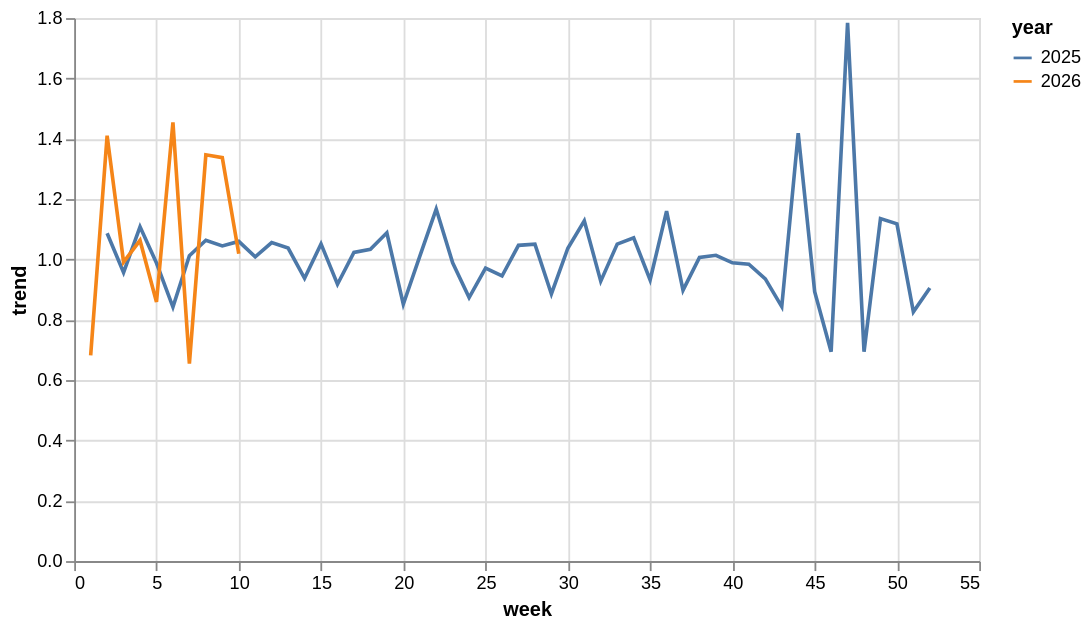

Here is the notebook cell this chart was saved with:
### Markdown cell above
## Rychlé přehledy

### Code cell
alt.Chart(
    do_grafu_celorepublika,
    width=500,
    height=300
).mark_line(
).encode(
    alt.X('week:Q'),
    alt.Y('trend:Q'),
    alt.Color('year:N')
)

### Figure 1 — Vega-Lite specification as saved in the notebook (floating-point values rounded to 4 significant figures)
{"config": {"view": {"continuousWidth": 300, "continuousHeight": 300}}, "data": {"name": "data-4d9cd10a931616ed39176aae48c9cfa8"}, "mark": {"type": "line"}, "encoding": {"color": {"field": "year", "type": "nominal"}, "x": {"field": "week", "type": "quantitative"}, "y": {"field": "trend", "type": "quantitative"}}, "height": 300, "width": 500, "$schema": "https://vega.github.io/schema/vega-lite/v6.1.0.json", "datasets": {"data-4d9cd10a931616ed39176aae48c9cfa8": [{"year": 2025, "week": 1, "effort_diff": 1085.0, "trend": null}, {"year": 2025, "week": 2, "effort_diff": 1179.0, "trend": 1.087}, {"year": 2025, "week": 3, "effort_diff": 1128.0, "trend": 0.9567}, {"year": 2025, "week": 4, "effort_diff": 1250.0, "trend": 1.108}, {"year": 2025, "week": 5, "effort_diff": 1235.0, "trend": 0.988}, {"year": 2025, "week": 6, "effort_diff": 1040.0, "trend": 0.8421}, {"year": 2025, "week": 7, "effort_diff": 1053.0, "trend": 1.012}, {"year": 2025, "week": 8, "effort_diff": 1120.0, "trend": 1.064}, {"year": 2025, "week": 9, "effort_diff": 1170.0, "trend": 1.045}, {"year": 2025, "week": 10, "effort_diff": 1240.0, "trend": 1.06}, {"year": 2025, "week": 11, "effort_diff": 1251.0, "trend": 1.009}, {"year": 2025, "week": 12, "effort_diff": 1321.0, "trend": 1.056}, {"year": 2025, "week": 13, "effort_diff": 1371.0, "trend": 1.038}, {"year": 2025, "week": 14, "effort_diff": 1285.0, "trend": 0.9373}, {"year": 2025, "week": 15, "effort_diff": 1351.0, "trend": 1.051}, {"year": 2025, "week": 16, "effort_diff": 1240.0, "trend": 0.9178}, {"year": 2025, "week": 17, "effort_diff": 1269.0, "trend": 1.023}, {"year": 2025, "week": 18, "effort_diff": 1312.0, "trend": 1.034}, {"year": 2025, "week": 19, "effort_diff": 1428.0, "trend": 1.088}, {"year": 2025, "week": 20, "effort_diff": 1216.0, "trend": 0.8515}, {"year": 2025, "week": 21, "effort_diff": 1228.0, "trend": 1.01}, {"year": 2025, "week": 22, "effort_diff": 1433.0, "trend": 1.167}, {"year": 2025, "week": 23, "effort_diff": 1417.0, "trend": 0.9888}, {"year": 2025, "week": 24, "effort_diff": 1238.0, "trend": 0.8737}, {"year": 2025, "week": 25, "effort_diff": 1202.0, "trend": 0.9709}, {"year": 2025, "week": 26, "effort_diff": 1136.0, "trend": 0.9451}, {"year": 2025, "week": 27, "effort_diff": 1189.0, "trend": 1.047}, {"year": 2025, "week": 28, "effort_diff": 1249.0, "trend": 1.05}, {"year": 2025, "week": 29, "effort_diff": 1106.0, "trend": 0.8855}, {"year": 2025, "week": 30, "effort_diff": 1147.0, "trend": 1.037}, {"year": 2025, "week": 31, "effort_diff": 1294.0, "trend": 1.128}, {"year": 2025, "week": 32, "effort_diff": 1201.0, "trend": 0.9281}, {"year": 2025, "week": 33, "effort_diff": 1262.0, "trend": 1.051}, {"year": 2025, "week": 34, "effort_diff": 1352.0, "trend": 1.071}, {"year": 2025, "week": 35, "effort_diff": 1260.0, "trend": 0.932}, {"year": 2025, "week": 36, "effort_diff": 1462.0, "trend": 1.16}, {"year": 2025, "week": 37, "effort_diff": 1313.0, "trend": 0.8981}, {"year": 2025, "week": 38, "effort_diff": 1322.0, "trend": 1.007}, {"year": 2025, "week": 39, "effort_diff": 1340.0, "trend": 1.014}, {"year": 2025, "week": 40, "effort_diff": 1325.0, "trend": 0.9888}, {"year": 2025, "week": 41, "effort_diff": 1304.0, "trend": 0.9842}, {"year": 2025, "week": 42, "effort_diff": 1220.0, "trend": 0.9356}, {"year": 2025, "week": 43, "effort_diff": 1029.0, "trend": 0.8434}, {"year": 2025, "week": 44, "effort_diff": 1460.0, "trend": 1.419}, {"year": 2025, "week": 45, "effort_diff": 1304.0, "trend": 0.8932}, {"year": 2025, "week": 46, "effort_diff": 905.0, "trend": 0.694}, {"year": 2025, "week": 47, "effort_diff": 1615.0, "trend": 1.785}, {"year": 2025, "week": 48, "effort_diff": 1121.0, "trend": 0.6941}, {"year": 2025, "week": 49, "effort_diff": 1273.0, "trend": 1.136}, {"year": 2025, "week": 50, "effort_diff": 1423.0, "trend": 1.118}, {"year": 2025, "week": 51, "effort_diff": 1176.0, "trend": 0.8264}, {"year": 2025, "week": 52, "effort_diff": 1065.0, "trend": 0.9056}, {"year": 2026, "week": 1, "effort_diff": 726.0, "trend": 0.6817}, {"year": 2026, "week": 2, "effort_diff": 1024.0, "trend": 1.41}, {"year": 2026, "week": 3, "effort_diff": 1015.0, "trend": 0.9912}, {"year": 2026, "week": 4, "effort_diff": 1079.0, "trend": 1.063}, {"year": 2026, "week": 5, "effort_diff": 927.0, "trend": 0.8591}, {"year": 2026, "week": 6, "effort_diff": 1348.0, "trend": 1.454}, {"year": 2026, "week": 7, "effort_diff": 882.0, "trend": 0.6543}, {"year": 2026, "week": 8, "effort_diff": 1188.0, "trend": 1.347}, {"year": 2026, "week": 9, "effort_diff": 1589.0, "trend": 1.338}, {"year": 2026, "week": 10, "effort_diff": 1619.0, "trend": 1.019}]}}
